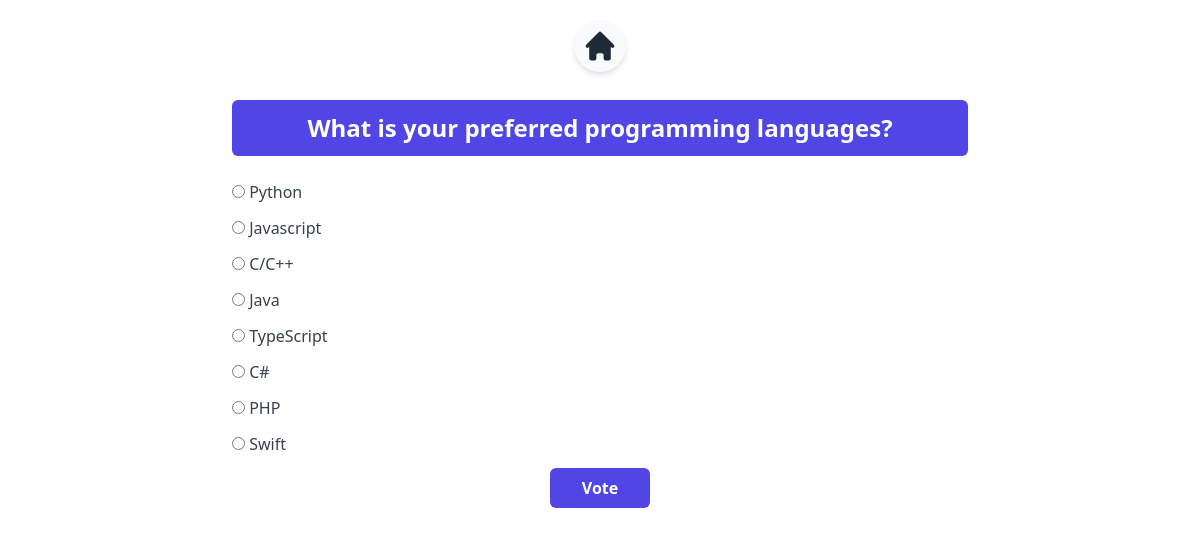
Page /2/ on the committed database.
### polls/models.py (models this page shows, shortened)
class Question(models.Model):
    question_text = models.CharField(max_length=200)
    pub_date = models.DateTimeField('date published')

class Choice(models.Model):
    question = models.ForeignKey(Question, on_delete=models.CASCADE)
    choice_text = models.CharField(max_length=200)
    votes = models.IntegerField(default=0)
    class Meta:
        ordering = ['-votes']

### polls/views.py (the view)
# urls.py: path('<int:pk>/', views.DetailView.as_view(), name="detail"),
class DetailView(generic.DetailView):
    model = Question
    template_name = "polls/detail.html"

### polls/templates/polls/detail.html (shortened to what this page needs)
{% extends 'polls/base.html' %} {% block content %}
<section class="mb-5 mt-2 flex flex-col space-y-3 pb-2">
  <h1 class="
      bg-indigo-600
      text-2xl
      rounded-md
      shadow-sm
      text-white
      p-3
      text-center
      font-bold
    ">
    {{ question.question_text }}
  </h1>
  <form class="flex flex-col space-y-3 text-gray-700 font-medium items-start"
    action="{% url 'polls:vote' question.id %}" method="post">
    {% csrf_token %} {% for choice in question.choice_set.all %}
    <div class="">
      <input type="radio" name="choice" id="choice{{ forloop.counter }}" value="{{ choice.id }}" />
      <label class="cursor-pointer" for="choice{{ forloop.counter }}">{{ choice.choice_text }}</label>
    </div>
    {% endfor %}
    <div class="mx-auto flex space-x-2 items-center">
      <input class="
        bg-indigo-600
        px-8
        py-2
        text-white
        max-w-max
        font-semibold
        rounded-md
        self-center
        cursor-pointer
        hover:bg-indigo-500
        h-10
      " type="submit" value="Vote" />
    </div>
  </form>
</section>
{% endblock content %}

### rows in the picture
Question: question_text "What is your preferred programming languages?"
Choice: choice_text "Python"
Choice: choice_text "Javascript"
Choice: choice_text "C/C++"
Choice: choice_text "Java"
Choice: choice_text "TypeScript"
Choice: choice_text "C#"
Choice: choice_text "PHP"
Choice: choice_text "Swift"
